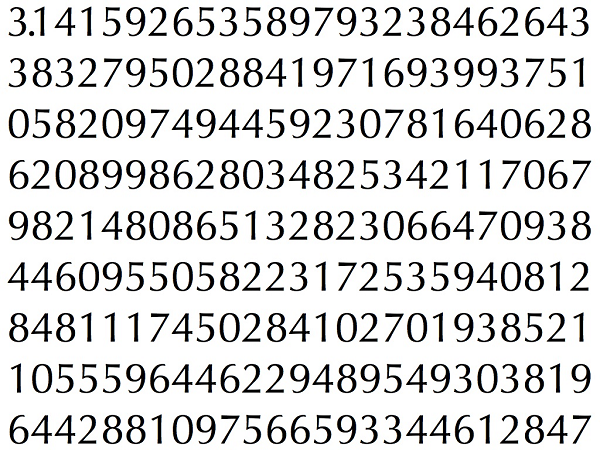
#> input picture learning/number recognization/test_image/input1.png, 600 x 450 px, given in place of WechatIMG452.jpeg, which was not available
$ python learning.py   (older library calls are emulated)
#> lines starting #> are read from the running program, lines starting #| are printed output that depends on the picture; after the words box and inside, x2 and y2 are one past the last pixel; in counts of white or black regions, pixels touching at a corner belong together; pictures that were not available may be replaced by others from this repository, and a replacement may not be noted
import cv2
import numpy as np

#######   training part    ###############

samples = np.loadtxt('generalsample.txt',np.float32)
responses = np.loadtxt('generalresponse.txt',np.float32)
responses = responses.reshape((responses.size,1))

model = cv2.ml.KNearest_create()
model.train(samples, cv2.ml.ROW_SAMPLE, responses)

############################# testing part  #########################


im_name = input("Enter the name of the image to learn: ")
#> the answer given: test_image/input1.png

im = cv2.imread("WechatIMG452.jpeg")
#> im is the input picture: shape (450, 600, 3); mean B, G, R 217.4, 217.6, 217.5
im = cv2.resize(im, None,fx = 0.4, fy = 0.4, interpolation = cv2.INTER_LINEAR)
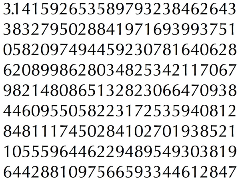
#> im: shape (180, 240, 3); mean B, G, R 217.6, 217.8, 217.7
out = np.zeros(im.shape,np.uint8)
gray = cv2.cvtColor(im,cv2.COLOR_BGR2GRAY)
thresh = cv2.adaptiveThreshold(gray,255,cv2.ADAPTIVE_THRESH_GAUSSIAN_C,cv2.THRESH_BINARY,11,6)
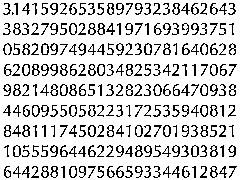
#> thresh: shape (180, 240); 81.8% white; black in thin lines or dots

new_sample = np.empty((0,100))
new_response = []

image,contours,hierarchy = cv2.findContours(thresh,cv2.RETR_LIST,cv2.CHAIN_APPROX_SIMPLE)
#> contours = 496 contours, 220 with area under 20; largest, box (x1, y1, x2, y2) and area: (0, 0, 240, 180) 42781, (96, 63, 106, 77) 100, (21, 63, 31, 77) 100, (68, 165, 78, 179) 98, (162, 124, 172, 138) 98

for cnt in contours:
    if cv2.contourArea(cnt)>10:
        [x,y,w,h] = cv2.boundingRect(cnt)
        if  h>10:
            cv2.rectangle(im,(x,y),(x+w,y+h),(0,255,0),1)
            roi = thresh[y:y+h,x:x+w]
            roismall = cv2.resize(roi,(10,10))
            roismall = roismall.reshape((1,100))
            roismall = np.float32(roismall)
            retval, results, neigh_resp, dists = model.findNearest(roismall, 1)
            string = str(int((results[0][0])))
            cv2.putText(out,string,(x,y+h),0,1,(0,255,0))

            cv2.imshow('im', im)
            cv2.imshow('out',out)

            sample = roismall.reshape((1, 100))
            new_sample = np.append(new_sample, sample, 0)
            key = cv2.waitKey(0)
            cv2.rectangle(im,(x,y),(x+w,y+h),(0,0,255),1)

            if key == 36:
                new_response.append(int((results[0][0])))
            else:
                new_response.append(key)
#> this loop made 496 passes; (key Esc is pressed on pass 30)
#> (x, y, w, h, retval, results, neigh_resp, dists) on passes 30, 31, 32, 33, 34, 35, 36, 39, 40, 41, 42, 43: (218, 165, 10, 14, 4, [4], [4], [587768]), (209, 165, 10, 14, 6, [6], [6], [747523]), (199, 165, 9, 14, 2, [2], [2], [542858]), (191, 165, 6, 14, 7, [7], [7], [524415]), (181, 165, 8, 14, 6, [6], [6], [977553]), (171, 165, 10, 14, 4, [4], [4], [762035]), (162, 165, 10, 14, 4, [4], [4], [561962]), (134, 165, 10, 13, 9, [9], [9], [803202]), (125, 165, 9, 13, 5, [5], [5], [699781]), (115, 165, 10, 14, 6, [6], [6], [535200]), (106, 165, 8, 14, 6, [6], [6], [905549]), (96, 165, 9, 14, 5, [5], [5], [528316])
#> (x, y, w, h) on passes 4, 5, 8, 9, 11, 12: (152, 175, 7, 4), (124, 175, 7, 4), (30, 174, 10, 5), (87, 173, 5, 6), (157, 171, 5, 7), (143, 171, 9, 8)
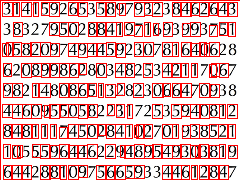
#> im: shape (180, 240, 3); 18.34% of pixels changed, all inside (x1, y1, x2, y2) = (0, 0, 240, 180)
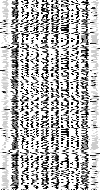
#> new_sample: shape (190, 100) float64; min 0, max 255, mean 183.9
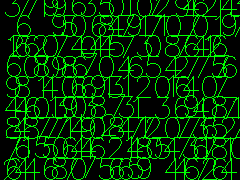
#> out: shape (180, 240, 3); mean B, G, R 0, 47.9, 0
#> after the loop, new_response = 190 values, max 32 at index 2, min 13 at index 1, mean 24.02


cv2.imshow('im',im)
cv2.imshow('out',out)
cv2.waitKey(0)

np.savetxt("tmpsamples.txt", new_sample)
np.savetxt("tmpresponses.txt", new_response)

tmp = open("tmpsamples.txt", "r")
sample = open("generalsample.txt", "a")

for line in tmp:
    sample.write(line)

sample.close()
tmp.close()

tmp = open("tmpresponses.txt", "r")
response = open("generalresponse.txt", "a")

for line in tmp:
    response.write(line)

response.close()
tmp.close()

$ run again, on learning/number recognization/test_image/input2.png
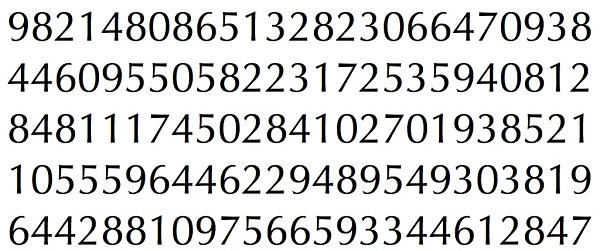
#> input picture learning/number recognization/test_image/input2.png, 600 x 251 px, given in place of WechatIMG452.jpeg, which was not available
#> im is the input picture: shape (251, 600, 3); mean B, G, R 217.5, 217.7, 217.6
#> `thresh = cv2.adaptiveThreshold(gray,255,cv2.ADAPTIVE_THRESH_GAUSSIAN_C..`:
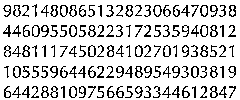
#> thresh: shape (100, 240); 81.9% white; black in thin lines or dots
#> contours = 275 contours, 125 with area under 20; largest, box (x1, y1, x2, y2) and area: (0, 0, 240, 100) 23661, (199, 4, 209, 18) 98, (68, 24, 78, 38) 97, (152, 4, 163, 18) 97, (228, 4, 237, 18) 91
#> the loop `for cnt in contours:` made 275 passes; (key Esc is pressed on pass 23)
#> (x, y, w, h, retval, results, neigh_resp, dists) on passes 23, 24, 26, 30, 31, 33, 34, 35: (135, 86, 9, 13, 7, [7], [7], [791649]), (115, 86, 10, 13, 6, [6], [6], [599773]), (68, 86, 8, 13, 6, [6], [6], [1142016]), (218, 85, 10, 14, 4, [4], [4], [680894]), (209, 85, 10, 14, 8, [8], [8], [641827]), (191, 85, 6, 14, 7, [7], [7], [605546]), (181, 85, 10, 14, 6, [6], [6], [460689]), (171, 85, 10, 14, 4, [4], [4], [930590])
#> after the loop `for cnt in contours:`:
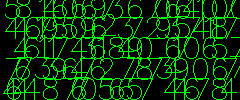
#> out: shape (100, 240, 3); mean B, G, R 0, 48.5, 0
#> after the loop `for cnt in contours:`: new_response = 108 values, max 32 at index 2, min 13 at index 1, mean 24
